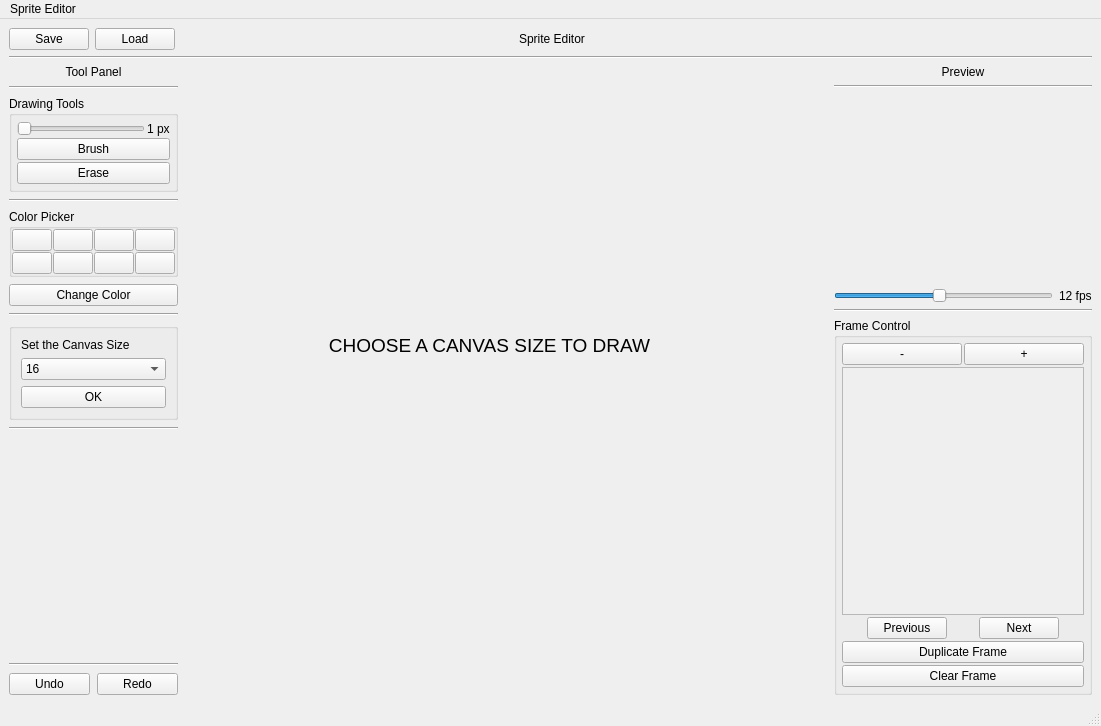
<?xml version="1.0" encoding="UTF-8"?>
<ui version="4.0">
 <class>MainWindow</class>
 <widget class="QMainWindow" name="MainWindow">
  <property name="geometry">
   <rect>
    <x>0</x>
    <y>0</y>
    <width>1101</width>
    <height>726</height>
   </rect>
  </property>
  <property name="windowTitle">
   <string>MainWindow</string>
  </property>
  <widget class="QWidget" name="centralwidget">
   <layout class="QVBoxLayout" name="verticalLayout" stretch="0,0,0">
    <item>
     <layout class="QHBoxLayout" name="MenuBar" stretch="0,0,2,0,3">
      <item>
       <widget class="QPushButton" name="saveButton">
        <property name="text">
         <string>Save</string>
        </property>
       </widget>
      </item>
      <item>
       <widget class="QPushButton" name="loadButton">
        <property name="text">
         <string>Load</string>
        </property>
       </widget>
      </item>
      <item>
       <spacer name="horizontalSpacer_2">
        <property name="orientation">
         <enum>Qt::Orientation::Horizontal</enum>
        </property>
        <property name="sizeHint" stdset="0">
         <size>
          <width>40</width>
          <height>20</height>
         </size>
        </property>
       </spacer>
      </item>
      <item>
       <widget class="QLabel" name="title">
        <property name="text">
         <string>Sprite Editor</string>
        </property>
       </widget>
      </item>
      <item>
       <spacer name="horizontalSpacer_3">
        <property name="orientation">
         <enum>Qt::Orientation::Horizontal</enum>
        </property>
        <property name="sizeHint" stdset="0">
         <size>
          <width>40</width>
          <height>20</height>
         </size>
        </property>
       </spacer>
      </item>
     </layout>
    </item>
    <item>
     <widget class="Line" name="line">
      <property name="orientation">
       <enum>Qt::Orientation::Horizontal</enum>
      </property>
     </widget>
    </item>
    <item>
     <layout class="QHBoxLayout" name="MainPanel" stretch="1,5,2">
      <item>
       <layout class="QVBoxLayout" name="ToolPanel">
        <property name="spacing">
         <number>7</number>
        </property>
        <item>
         <widget class="QLabel" name="ToolPanelLabel">
          <property name="text">
           <string>Tool Panel</string>
          </property>
          <property name="alignment">
           <set>Qt::AlignmentFlag::AlignCenter</set>
          </property>
         </widget>
        </item>
        <item>
         <widget class="Line" name="line_5">
          <property name="orientation">
           <enum>Qt::Orientation::Horizontal</enum>
          </property>
         </widget>
        </item>
        <item>
         <widget class="QGroupBox" name="DrawingTools">
          <property name="title">
           <string>Drawing Tools</string>
          </property>
          <layout class="QVBoxLayout" name="verticalLayout_4">
           <property name="spacing">
            <number>2</number>
           </property>
           <property name="leftMargin">
            <number>5</number>
           </property>
           <property name="topMargin">
            <number>5</number>
           </property>
           <property name="rightMargin">
            <number>5</number>
           </property>
           <property name="bottomMargin">
            <number>5</number>
           </property>
           <item>
            <layout class="QHBoxLayout" name="horizontalLayout">
             <item>
              <widget class="QSlider" name="toolSizeAdjuster">
               <property name="toolTip">
                <string>Brush width; Drag to change size (1–16 px).</string>
               </property>
               <property name="minimum">
                <number>1</number>
               </property>
               <property name="maximum">
                <number>16</number>
               </property>
               <property name="value">
                <number>1</number>
               </property>
               <property name="orientation">
                <enum>Qt::Orientation::Horizontal</enum>
               </property>
              </widget>
             </item>
             <item>
              <widget class="QLabel" name="toolSizeLabel">
               <property name="text">
                <string>1 px</string>
               </property>
              </widget>
             </item>
            </layout>
           </item>
           <item>
            <widget class="QPushButton" name="brushButton">
             <property name="toolTip">
              <string>Brush tool; Paint using the selected color.</string>
             </property>
             <property name="text">
              <string>Brush</string>
             </property>
            </widget>
           </item>
           <item>
            <widget class="QPushButton" name="eraseButton">
             <property name="toolTip">
              <string>Eraser tool; Removes pixels (draws transparent).</string>
             </property>
             <property name="text">
              <string>Erase</string>
             </property>
            </widget>
           </item>
          </layout>
         </widget>
        </item>
        <item>
         <widget class="Line" name="line_4">
          <property name="orientation">
           <enum>Qt::Orientation::Horizontal</enum>
          </property>
         </widget>
        </item>
        <item>
         <widget class="QGroupBox" name="colorPaletteBox">
          <property name="toolTip">
           <string>Color Picker; Choose a color from the pallete here.</string>
          </property>
          <property name="title">
           <string>Color Picker</string>
          </property>
          <layout class="QGridLayout" name="gridLayout">
           <property name="leftMargin">
            <number>0</number>
           </property>
           <property name="topMargin">
            <number>0</number>
           </property>
           <property name="rightMargin">
            <number>0</number>
           </property>
           <property name="bottomMargin">
            <number>0</number>
           </property>
           <property name="spacing">
            <number>1</number>
           </property>
           <item row="1" column="2">
            <widget class="QPushButton" name="purpleButton">
             <property name="text">
              <string/>
             </property>
            </widget>
           </item>
           <item row="1" column="0">
            <widget class="QPushButton" name="greenButton">
             <property name="text">
              <string/>
             </property>
            </widget>
           </item>
           <item row="1" column="1">
            <widget class="QPushButton" name="blueButton">
             <property name="text">
              <string/>
             </property>
            </widget>
           </item>
           <item row="0" column="1">
            <widget class="QPushButton" name="orangeButton">
             <property name="text">
              <string/>
             </property>
            </widget>
           </item>
           <item row="0" column="3">
            <widget class="QPushButton" name="blackButton">
             <property name="text">
              <string/>
             </property>
            </widget>
           </item>
           <item row="0" column="0">
            <widget class="QPushButton" name="redButton">
             <property name="text">
              <string/>
             </property>
            </widget>
           </item>
           <item row="1" column="3">
            <widget class="QPushButton" name="whiteButton">
             <property name="text">
              <string/>
             </property>
            </widget>
           </item>
           <item row="0" column="2">
            <widget class="QPushButton" name="yellowButton">
             <property name="text">
              <string/>
             </property>
            </widget>
           </item>
          </layout>
         </widget>
        </item>
        <item>
         <widget class="QPushButton" name="colorButton">
          <property name="toolTip">
           <string>Pick a custom color for the brush</string>
          </property>
          <property name="text">
           <string>Change Color</string>
          </property>
         </widget>
        </item>
        <item>
         <widget class="Line" name="line_2">
          <property name="orientation">
           <enum>Qt::Orientation::Horizontal</enum>
          </property>
         </widget>
        </item>
        <item>
         <widget class="QGroupBox" name="canvasSizeGroupBox">
          <property name="minimumSize">
           <size>
            <width>32</width>
            <height>50</height>
           </size>
          </property>
          <property name="title">
           <string/>
          </property>
          <layout class="QVBoxLayout" name="verticalLayout_2">
           <item>
            <widget class="QLabel" name="canvasSizeLabel">
             <property name="text">
              <string>Set the Canvas Size</string>
             </property>
            </widget>
           </item>
           <item>
            <widget class="QComboBox" name="canvasSizeComboBox">
             <item>
              <property name="text">
               <string>16</string>
              </property>
             </item>
             <item>
              <property name="text">
               <string>32</string>
              </property>
             </item>
             <item>
              <property name="text">
               <string>64</string>
              </property>
             </item>
            </widget>
           </item>
           <item>
            <widget class="QPushButton" name="canvasSizePushButton">
             <property name="toolTip">
              <string>Confirm canvas size</string>
             </property>
             <property name="text">
              <string>OK</string>
             </property>
            </widget>
           </item>
          </layout>
         </widget>
        </item>
        <item>
         <widget class="Line" name="line_7">
          <property name="orientation">
           <enum>Qt::Orientation::Horizontal</enum>
          </property>
         </widget>
        </item>
        <item>
         <spacer name="verticalSpacer">
          <property name="orientation">
           <enum>Qt::Orientation::Vertical</enum>
          </property>
          <property name="sizeHint" stdset="0">
           <size>
            <width>20</width>
            <height>40</height>
           </size>
          </property>
         </spacer>
        </item>
        <item>
         <widget class="Line" name="line_8">
          <property name="orientation">
           <enum>Qt::Orientation::Horizontal</enum>
          </property>
         </widget>
        </item>
        <item>
         <layout class="QHBoxLayout" name="UndoRedo">
          <item>
           <widget class="QPushButton" name="undoButton">
            <property name="toolTip">
             <string>Undo last action.</string>
            </property>
            <property name="text">
             <string>Undo</string>
            </property>
           </widget>
          </item>
          <item>
           <widget class="QPushButton" name="redoButton">
            <property name="toolTip">
             <string>Redo last undone action.</string>
            </property>
            <property name="text">
             <string>Redo</string>
            </property>
           </widget>
          </item>
         </layout>
        </item>
       </layout>
      </item>
      <item>
       <widget class="QWidget" name="frameBox" native="true">
        <property name="sizePolicy">
         <sizepolicy hsizetype="Preferred" vsizetype="Preferred">
          <horstretch>4</horstretch>
          <verstretch>4</verstretch>
         </sizepolicy>
        </property>
        <widget class="QLabel" name="canvasSizeWarningLabel">
         <property name="geometry">
          <rect>
           <x>120</x>
           <y>270</y>
           <width>371</width>
           <height>20</height>
          </rect>
         </property>
         <property name="font">
          <font>
           <pointsize>14</pointsize>
           <bold>false</bold>
          </font>
         </property>
         <property name="text">
          <string>CHOOSE A CANVAS SIZE TO DRAW</string>
         </property>
         <property name="alignment">
          <set>Qt::AlignmentFlag::AlignCenter</set>
         </property>
        </widget>
       </widget>
      </item>
      <item>
       <layout class="QVBoxLayout" name="PreviewPanel" stretch="0,0,1,0,0,2">
        <item>
         <widget class="QLabel" name="Preview">
          <property name="text">
           <string>Preview</string>
          </property>
          <property name="alignment">
           <set>Qt::AlignmentFlag::AlignCenter</set>
          </property>
         </widget>
        </item>
        <item>
         <widget class="Line" name="line_6">
          <property name="orientation">
           <enum>Qt::Orientation::Horizontal</enum>
          </property>
         </widget>
        </item>
        <item>
         <widget class="QWidget" name="previewWidget" native="true"/>
        </item>
        <item>
         <layout class="QHBoxLayout" name="horizontalLayout_2">
          <item>
           <widget class="QSlider" name="fpsAdjuster">
            <property name="toolTip">
             <string>Current playback speed for the animation.</string>
            </property>
            <property name="minimum">
             <number>1</number>
            </property>
            <property name="maximum">
             <number>24</number>
            </property>
            <property name="value">
             <number>12</number>
            </property>
            <property name="orientation">
             <enum>Qt::Orientation::Horizontal</enum>
            </property>
           </widget>
          </item>
          <item>
           <widget class="QLabel" name="fpsLabel">
            <property name="toolTip">
             <string>Adjust animation speed in frames per second.</string>
            </property>
            <property name="text">
             <string>12 fps</string>
            </property>
           </widget>
          </item>
         </layout>
        </item>
        <item>
         <widget class="Line" name="line_3">
          <property name="orientation">
           <enum>Qt::Orientation::Horizontal</enum>
          </property>
         </widget>
        </item>
        <item>
         <widget class="QGroupBox" name="FrameControl">
          <property name="title">
           <string>Frame Control</string>
          </property>
          <layout class="QVBoxLayout" name="verticalLayout_5">
           <property name="spacing">
            <number>2</number>
           </property>
           <property name="leftMargin">
            <number>5</number>
           </property>
           <property name="topMargin">
            <number>5</number>
           </property>
           <property name="rightMargin">
            <number>5</number>
           </property>
           <property name="bottomMargin">
            <number>5</number>
           </property>
           <item>
            <layout class="QHBoxLayout" name="AddDeleteFrames">
             <item>
              <widget class="QPushButton" name="deleteFrameButton">
               <property name="toolTip">
                <string>Delete the currently selected frame.</string>
               </property>
               <property name="text">
                <string>-</string>
               </property>
              </widget>
             </item>
             <item>
              <widget class="QPushButton" name="addFrameButton">
               <property name="toolTip">
                <string>Add a new blank frame to the animation.</string>
               </property>
               <property name="text">
                <string>+</string>
               </property>
              </widget>
             </item>
            </layout>
           </item>
           <item>
            <widget class="QScrollArea" name="Frames">
             <property name="toolTip">
              <string>Shows all frames in the animation. Click a frame to edit it.</string>
             </property>
             <property name="horizontalScrollBarPolicy">
              <enum>Qt::ScrollBarPolicy::ScrollBarAlwaysOff</enum>
             </property>
             <property name="widgetResizable">
              <bool>true</bool>
             </property>
             <widget class="QWidget" name="FramesPreview">
              <property name="geometry">
               <rect>
                <x>0</x>
                <y>0</y>
                <width>204</width>
                <height>172</height>
               </rect>
              </property>
             </widget>
            </widget>
           </item>
           <item>
            <layout class="QHBoxLayout" name="horizontalLayout_3">
             <property name="spacing">
              <number>7</number>
             </property>
             <item>
              <widget class="QPushButton" name="previousFrame">
               <property name="sizePolicy">
                <sizepolicy hsizetype="Expanding" vsizetype="Fixed">
                 <horstretch>0</horstretch>
                 <verstretch>0</verstretch>
                </sizepolicy>
               </property>
               <property name="minimumSize">
                <size>
                 <width>0</width>
                 <height>0</height>
                </size>
               </property>
               <property name="maximumSize">
                <size>
                 <width>80</width>
                 <height>16777215</height>
                </size>
               </property>
               <property name="toolTip">
                <string>&lt;html&gt;&lt;head/&gt;&lt;body&gt;&lt;p&gt;Go to previous frame&lt;/p&gt;&lt;/body&gt;&lt;/html&gt;</string>
               </property>
               <property name="text">
                <string>Previous</string>
               </property>
              </widget>
             </item>
             <item>
              <widget class="QPushButton" name="nextFrame">
               <property name="sizePolicy">
                <sizepolicy hsizetype="Expanding" vsizetype="Fixed">
                 <horstretch>0</horstretch>
                 <verstretch>0</verstretch>
                </sizepolicy>
               </property>
               <property name="maximumSize">
                <size>
                 <width>80</width>
                 <height>16777215</height>
                </size>
               </property>
               <property name="toolTip">
                <string>&lt;html&gt;&lt;head/&gt;&lt;body&gt;&lt;p&gt;Go to next frame&lt;/p&gt;&lt;/body&gt;&lt;/html&gt;</string>
               </property>
               <property name="text">
                <string>Next</string>
               </property>
              </widget>
             </item>
            </layout>
           </item>
           <item>
            <widget class="QPushButton" name="duplicateFrameButton">
             <property name="toolTip">
              <string>Copy the current frame and add it as a new one.</string>
             </property>
             <property name="text">
              <string>Duplicate Frame</string>
             </property>
            </widget>
           </item>
           <item>
            <widget class="QPushButton" name="clearFrameButton">
             <property name="toolTip">
              <string>Erase all pixels in the current frame.</string>
             </property>
             <property name="text">
              <string>Clear Frame</string>
             </property>
            </widget>
           </item>
          </layout>
         </widget>
        </item>
       </layout>
      </item>
     </layout>
    </item>
   </layout>
  </widget>
  <widget class="QMenuBar" name="menubar">
   <property name="geometry">
    <rect>
     <x>0</x>
     <y>0</y>
     <width>1101</width>
     <height>39</height>
    </rect>
   </property>
   <widget class="QMenu" name="menuSprite_Editor">
    <property name="title">
     <string>Sprite Editor</string>
    </property>
   </widget>
   <addaction name="menuSprite_Editor"/>
  </widget>
  <widget class="QStatusBar" name="statusbar"/>
 </widget>
 <resources/>
 <connections/>
</ui>
